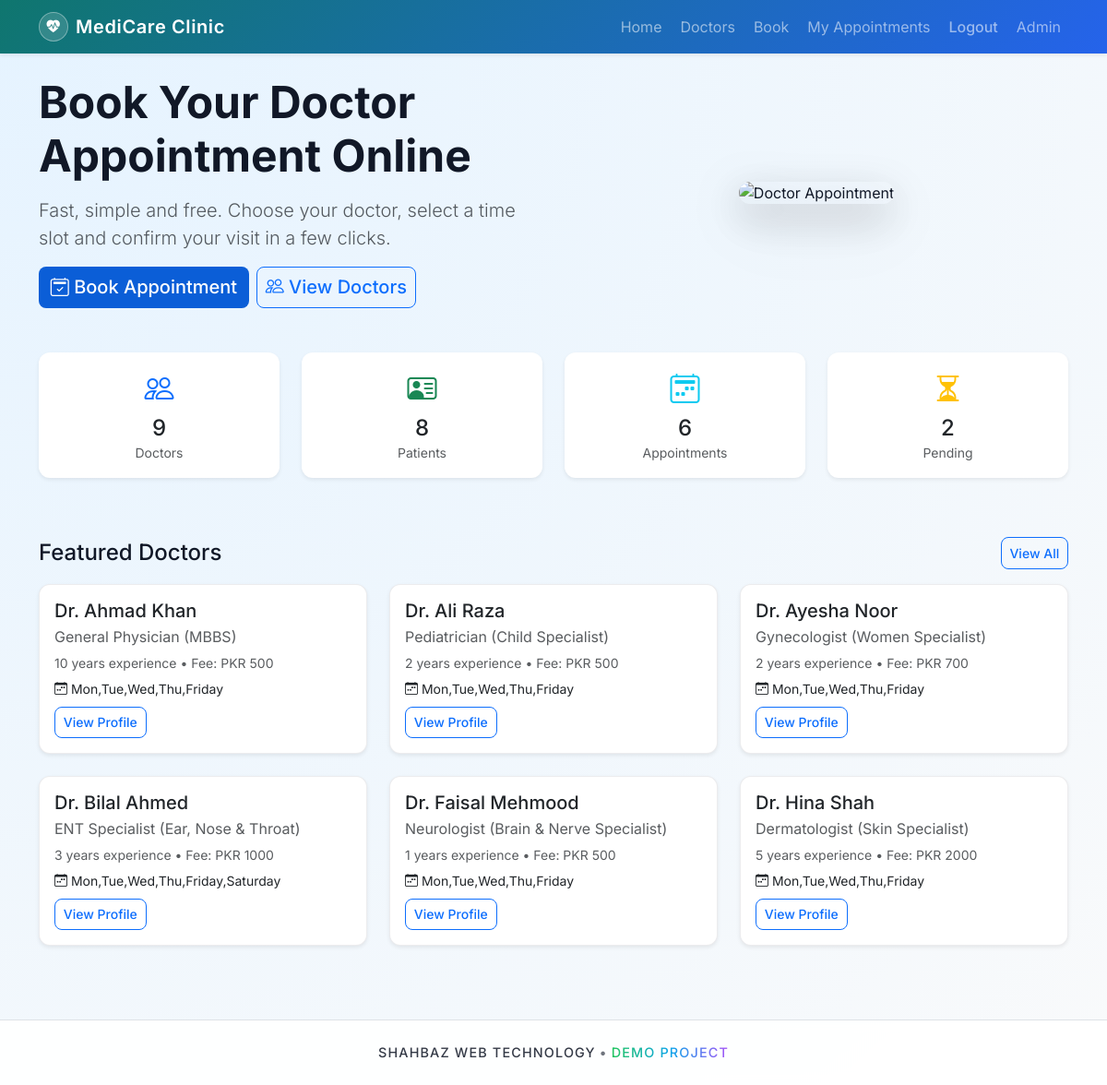
The app's page / (signed in) with its own data.
### core/models.py (models this page shows, shortened)
class Doctor(models.Model):
    name = models.CharField(max_length=200)
    specialization = models.ForeignKey(
        Specialization, on_delete=models.SET_NULL, null=True, blank=True
    )
    experience = models.IntegerField(help_text="Experience in years")
    fees = models.IntegerField(help_text="Consultation fees in local currency")
    available_days = models.CharField(
        max_length=200,
        help_text="Comma separated days e.g. Mon,Tue,Fri",
    )
    time_slots = models.CharField(
        max_length=300,
        help_text="Comma separated time slots e.g. 10:00 AM,11:30 AM",
    )
    biography = models.TextField(blank=True)
    created_at = models.DateTimeField(auto_now_add=True)
    class Meta:
        ordering = ["name"]

class Specialization(models.Model):
    name = models.CharField(max_length=100, unique=True)
    class Meta:
        ordering = ["name"]

### core/views.py (the view)
# urls.py: 2. Add a URL to urlpatterns:  path('', views.home, name='home')
def home(request):
    stats = {
        "doctor_count": Doctor.objects.count(),
        "patient_count": Patient.objects.count(),
        "appointment_count": Appointment.objects.count(),
        "pending_count": Appointment.objects.filter(
            status=Appointment.STATUS_PENDING
        ).count(),
    }
    featured_doctors = Doctor.objects.select_related("specialization")[:6]
    return render(
        request,
        "home.html",
        {
            "stats": stats,
            "featured_doctors": featured_doctors,
        },
    )

### templates/home.html (shortened to what this page needs)
{% extends "base.html" %}
{% block content %}
<div class="row align-items-center mb-5">
    <div class="col-md-6">
        <h1 class="display-5 fw-bold mb-3">Book Your Doctor Appointment Online</h1>
        <p class="lead text-muted">
            Fast, simple and free. Choose your doctor, select a time slot and confirm your visit in a few clicks.
        </p>
        <div class="d-flex gap-2 mt-3">
            <a href="{% url 'book_appointment' %}" class="btn btn-primary btn-lg">
                <i class="bi bi-calendar2-check"></i> Book Appointment
            </a>
            <a href="{% url 'doctor_list' %}" class="btn btn-outline-primary btn-lg">
                <i class="bi bi-people"></i> View Doctors
            </a>
        </div>
    </div>
    <div class="col-md-6 text-center mt-4 mt-md-0">
        <img src="https://images.pexels.com/photos/6129682/pexels-photo-6129682.jpeg?auto=compress&cs=tinysrgb&w=800"
            alt="Doctor Appointment" class="img-fluid rounded-4 shadow-lg hero-illustration"
            style="max-height: 360px; object-fit: cover; width: 100%;">
    </div>
</div>
<div class="row text-center mb-5">
    <div class="col-6 col-md-3 mb-3">
        <div class="card border-0 shadow-sm">
            <div class="card-body">
                <div class="fs-2 text-primary mb-1">
                    <i class="bi bi-people"></i>
                </div>
                <h4 class="mb-0">{{ stats.doctor_count }}</h4>
                <small class="text-muted">Doctors</small>
            </div>
        </div>
    </div>
    <div class="col-6 col-md-3 mb-3">
        <div class="card border-0 shadow-sm">
            <div class="card-body">
                <div class="fs-2 text-success mb-1">
                    <i class="bi bi-person-vcard"></i>
                </div>
                <h4 class="mb-0">{{ stats.patient_count }}</h4>
                <small class="text-muted">Patients</small>
            </div>
        </div>
    </div>
    <div class="col-6 col-md-3 mb-3">
        <div class="card border-0 shadow-sm">
            <div class="card-body">
                <div class="fs-2 text-info mb-1">
                    <i class="bi bi-calendar2-week"></i>
                </div>
                <h4 class="mb-0">{{ stats.appointment_count }}</h4>
                <small class="text-muted">Appointments</small>
            </div>
        </div>
    </div>
    <div class="col-6 col-md-3 mb-3">
        <div class="card border-0 shadow-sm">
            <div class="card-body">
                <div class="fs-2 text-warning mb-1">
                    <i class="bi bi-hourglass-split"></i>
                </div>
                <h4 class="mb-0">{{ stats.pending_count }}</h4>
                <small class="text-muted">Pending</small>
            </div>
        </div>
    </div>
</div>
{% if featured_doctors %}
<div class="mb-3 d-flex justify-content-between align-items-center">
    <h2 class="h4 mb-0">Featured Doctors</h2>
    <a href="{% url 'doctor_list' %}" class="btn btn-sm btn-outline-primary">
        View All
    </a>
</div>
<div class="row">
    {% for doctor in featured_doctors %}
    <div class="col-md-4 mb-4">
        <div class="card h-100 shadow-sm">
            <div class="card-body">
                <h5 class="card-title mb-1">{{ doctor.name }}</h5>
                <p class="text-muted mb-1">
                    {{ doctor.specialization.name }}
                </p>
                <p class="mb-1">
                    <small class="text-muted">
                        {{ doctor.experience }} years experience • Fee: PKR {{ doctor.fees }}
                    </small>
                </p>
                <p class="mb-2">
                    <small>
                        <i class="bi bi-calendar-week"></i>
                        {{ doctor.available_days }}
                    </small>
                </p>
                <a href="{% url 'doctor_detail' doctor.pk %}" class="btn btn-outline-primary btn-sm">
                    View Profile
                </a>
            </div>
        </div>
    </div>
    {% endfor %}
</div>
{% else %}
<p class="text-muted">No doctors added yet. Please login to admin and create some doctors.</p>
{% endif %}
{% endblock %}

### static/css/style.css (style rules this page uses)
:root { --bg-body: radial-gradient(circle at top left, #e5f3ff, #f9fafb); --bg-card: #ffffff; --bg-card-soft: #eff6ff; --bg-navbar: linear-gradient(135deg, #0f766e, #2563eb); --border-subtle: rgba(15, 23, 42, 0.08); --text-main: #111827; --text-muted: #6b7280; --shadow-soft: 0 0.75rem 1.5rem rgba(15, 23, 42, 0.12); --primary: #0b5ed7; --accent: #20c997; --radius-lg: 12px; --radius-sm: 8px; --muted-2: rgba(15,23,42,0.6); }
body, button, input, select, textarea { font-family: 'Inter', system-ui, -apple-system, 'Segoe UI', Roboto, 'Helvetica Neue', Arial; }
body.app-body { background: var(--bg-body); min-height: 100vh; color: var(--text-main); transition: background 0.25s ease, color 0.25s ease; }
.card { border-radius: 0.75rem; background-color: var(--bg-card); border-color: var(--border-subtle); transition: transform 0.2s ease, box-shadow 0.2s ease, background-color 0.25s ease, border-color 0.25s ease; }
.card.shadow-sm, .card.shadow { box-shadow: 0 0.25rem 0.8rem rgba(15, 23, 42, 0.08); }
.btn { border-radius: 999px; font-weight: 500; transition: transform 0.15s ease, box-shadow 0.15s ease, background-color 0.15s ease, border-color 0.15s ease; }
.hero-illustration { filter: drop-shadow(0 0.75rem 1.5rem rgba(15, 23, 42, 0.25)); border-radius: 1.25rem; }
.btn-primary { background: var(--primary); border: none; padding: .45rem .8rem; border-radius: 8px; }
.btn-outline-primary { border-radius: 8px; }
.btn-outline-primary { border-radius: 8px; padding: .35rem .55rem; }

### records on screen
Doctor: name "Dr. Ahmad Khan", specialization.name "General Physician (MBBS)", experience "10", fees "500", available_days "Mon,Tue,Wed,Thu,Friday"
Doctor: name "Dr. Ali Raza", specialization.name "Pediatrician (Child Specialist)", experience "2", fees "500", available_days "Mon,Tue,Wed,Thu,Friday"
Doctor: name "Dr. Ayesha Noor", specialization.name "Gynecologist (Women Specialist)", experience "2", fees "700", available_days "Mon,Tue,Wed,Thu,Friday"
Doctor: name "Dr. Bilal Ahmed", specialization.name "ENT Specialist (Ear, Nose & Throat)", experience "3", fees "1000", available_days "Mon,Tue,Wed,Thu,Friday,Saturday"
Doctor: name "Dr. Faisal Mehmood", specialization.name "Neurologist (Brain & Nerve Specialist)", experience "1", fees "500", available_days "Mon,Tue,Wed,Thu,Friday"
Doctor: name "Dr. Hina Shah", specialization.name "Dermatologist (Skin Specialist)", experience "5", fees "2000", available_days "Mon,Tue,Wed,Thu,Friday"

### other values on screen
{{ stats.doctor_count }} "9"
{{ stats.patient_count }} "8"
{{ stats.appointment_count }} "6"
{{ stats.pending_count }} "2"
